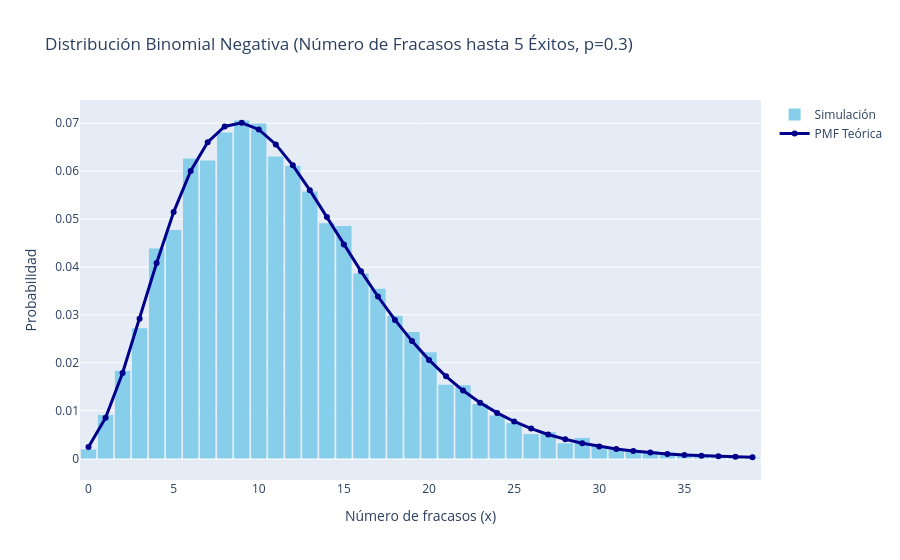

Notebook code for this chart:
### Markdown cell above
<div class="alert alert-block alert-info">
    <b>Definición:</b> Decimos que $X$ tiene una distribución binomial negativa con parámtros $r$ y $p$, y escribimos $X \sim bin neg(r,p)$. Es claro que la variable $X$ puede tomar los valores $0,1,2,\dots$ con las probabilidades dadas por la función de probabilidad
    $$f(x)= \begin{cases}
    \binom{r+x-1}{x}p^r(1-p)^x & \text{si} x=0,1,\dots \\
    0 & \text{en otro caso} 
    \end{cases}$$
    <div style="text-align: right; margin-top: 10px; font-size: 0.9em; color: #1A365D;">
        <i>(Rincón, 2014, p. 237)</i>
    </div>
</div>

### Code cell
import numpy as np
import plotly.graph_objects as go
from scipy.stats import nbinom

# Fijamos una semilla para que los resultados sean reproducibles
np.random.seed(123)

# Parámetros de la distribución binomial negativa
n_exitos_requeridos = 5  # Número de éxitos que queremos alcanzar (parámetro r o n)
p_exito = 0.3            # Probabilidad de éxito en cada ensayo independiente (p)

# Número de simulaciones
n_simulaciones = 10000

# Generamos las simulaciones usando NumPy (cuenta el número de fracasos obtenidos)
datos_nbinom = np.random.negative_binomial(n_exitos_requeridos, p_exito, n_simulaciones)

# Definimos el rango de valores (fracasos) para la PMF teórica
# Usamos el percentil 99.9 de los datos para que la gráfica no se extienda infinitamente a la derecha
max_val = int(np.percentile(datos_nbinom, 99.9))
x_vals = np.arange(0, max_val + 1)
y_vals = nbinom.pmf(x_vals, n_exitos_requeridos, p_exito)

fig = go.Figure()

# Agregamos el histograma de la simulación empírica
fig.add_trace(go.Histogram(
    x = datos_nbinom,
    histnorm = 'probability',
    marker_color = 'skyblue',
    name = 'Simulación',
    # Alineamos las barras con los números enteros de fracasos
    xbins = dict(start=-0.5, end=max_val + 0.5, size=1)
))

# Agregamos la distribución teórica discreta (línea con marcadores)
fig.add_trace(go.Scatter(
    x = x_vals,
    y = y_vals,
    mode = 'lines+markers',
    name = 'PMF Teórica',
    line = dict(color='darkblue', width=3),
    marker = dict(size=6)
))

# Configuración y estética de la gráfica interactiva
fig.update_layout(
    title = f"Distribución Binomial Negativa (Número de Fracasos hasta {n_exitos_requeridos} Éxitos, p={p_exito})",
    xaxis_title = 'Número de fracasos (x)',
    yaxis_title = 'Probabilidad',
    bargap = 0.1,
    xaxis = dict(range=[-0.5, max_val + 0.5]) # Limitamos el eje X para que se vea limpio
)

fig.show()

### Figure 1 — Plotly figure (JSON) as saved in the notebook; plotly's stock layout.template omitted (floating-point values rounded to 4 significant figures; data arrays with more than 128 entries replaced by an {"elided": "..."} marker saying what was removed)
{"data": [{"histnorm": "probability", "marker": {"color": "skyblue"}, "name": "Simulación", "type": "histogram", "x": {"elided": "10000 int values"}, "xbins": {"end": 39.5, "size": 1, "start": -0.5}}, {"line": {"color": "darkblue", "width": 3}, "marker": {"size": 6}, "mode": "lines+markers", "name": "PMF Teórica", "type": "scatter", "x": [0, 1, 2, 3, 4, 5, 6, 7, 8, 9, 10, 11, 12, 13, 14, 15, 16, 17, 18, 19, 20, 21, 22, 23, 24, 25, 26, 27, 28, 29, 30, 31, 32, 33, 34, 35, 36, 37, 38, 39], "y": [0.00243, 0.008505, 0.01786, 0.02917, 0.04084, 0.05146, 0.06004, 0.06604, 0.06934, 0.07011, 0.06871, 0.06559, 0.06121, 0.05603, 0.05043, 0.04472, 0.03913, 0.03383, 0.02895, 0.02453, 0.0206, 0.01717, 0.0142, 0.01167, 0.009532, 0.00774, 0.006252, 0.005024, 0.004019, 0.003202, 0.00254, 0.002007, 0.001581, 0.001241, 0.0009707, 0.0007571, 0.0005889, 0.0004568, 0.0003534, 0.0002728]}], "layout": {"bargap": 0.1, "title": {"text": "Distribución Binomial Negativa (Número de Fracasos hasta 5 Éxitos, p=0.3)"}, "xaxis": {"range": [-0.5, 39.5], "title": {"text": "Número de fracasos (x)"}}, "yaxis": {"title": {"text": "Probabilidad"}}}}
